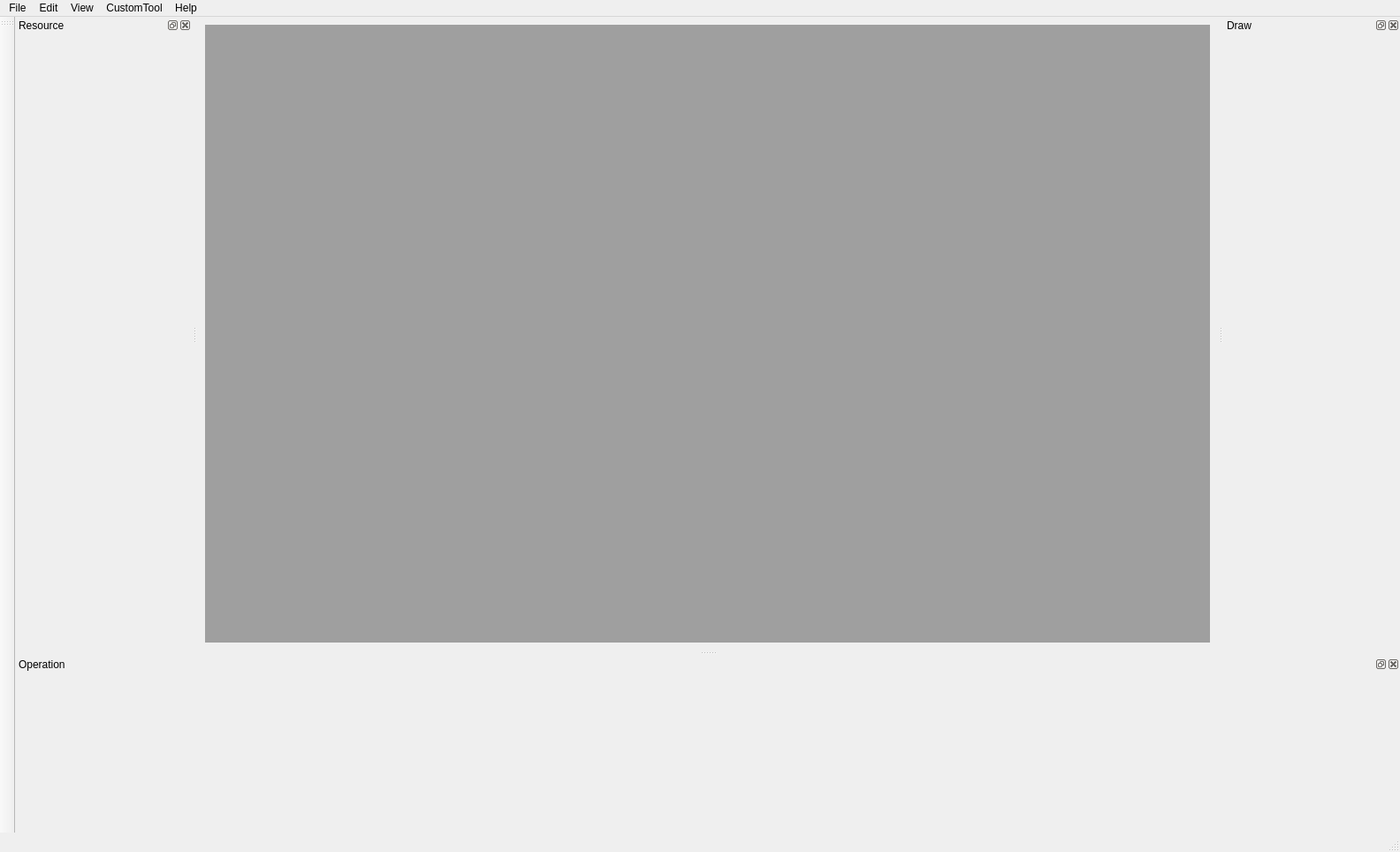
<?xml version="1.0" encoding="UTF-8"?>
<ui version="4.0">
 <class>MainWindow</class>
 <widget class="QMainWindow" name="MainWindow">
  <property name="geometry">
   <rect>
    <x>0</x>
    <y>0</y>
    <width>1584</width>
    <height>964</height>
   </rect>
  </property>
  <property name="windowTitle">
   <string>TOOL-X</string>
  </property>
  <property name="windowIcon">
   <iconset resource="../pictures.qrc">
    <normaloff>:/icons/resources/icons/排版版面.png</normaloff>:/icons/resources/icons/排版版面.png</iconset>
  </property>
  <property name="documentMode">
   <bool>false</bool>
  </property>
  <property name="tabShape">
   <enum>QTabWidget::Rounded</enum>
  </property>
  <widget class="QWidget" name="MainWidget">
   <layout class="QVBoxLayout" name="verticalLayout_4">
    <item>
     <widget class="QMdiArea" name="workspace"/>
    </item>
   </layout>
  </widget>
  <widget class="QMenuBar" name="menubar">
   <property name="geometry">
    <rect>
     <x>0</x>
     <y>0</y>
     <width>1584</width>
     <height>23</height>
    </rect>
   </property>
   <widget class="QMenu" name="menuFile">
    <property name="title">
     <string>File</string>
    </property>
    <widget class="QMenu" name="menuNew">
     <property name="title">
      <string>New</string>
     </property>
     <addaction name="actionNewText_File"/>
     <addaction name="actionNewCsv_Excel_File"/>
    </widget>
    <widget class="QMenu" name="menuOpen">
     <property name="title">
      <string>Open</string>
     </property>
     <addaction name="actionOpenText_File"/>
     <addaction name="actionOpenCsv_Excel_File"/>
    </widget>
    <addaction name="menuNew"/>
    <addaction name="menuOpen"/>
    <addaction name="actionOpen_Folder"/>
    <addaction name="actionClose"/>
   </widget>
   <widget class="QMenu" name="menuEdit">
    <property name="title">
     <string>Edit</string>
    </property>
    <addaction name="actionCut"/>
    <addaction name="actionCopy"/>
    <addaction name="actionPaste"/>
    <addaction name="actionUndo"/>
   </widget>
   <widget class="QMenu" name="menuView">
    <property name="title">
     <string>View</string>
    </property>
    <widget class="QMenu" name="menuOperation">
     <property name="title">
      <string>Operation</string>
     </property>
     <addaction name="actionNew_Terminal"/>
    </widget>
    <addaction name="actionResource"/>
    <addaction name="actionDraw"/>
    <addaction name="menuOperation"/>
   </widget>
   <widget class="QMenu" name="menuHelp">
    <property name="title">
     <string>Help</string>
    </property>
    <addaction name="actionAbout"/>
   </widget>
   <widget class="QMenu" name="menuCustomTool">
    <property name="title">
     <string>CustomTool</string>
    </property>
    <addaction name="actionMusicPlayer"/>
   </widget>
   <addaction name="menuFile"/>
   <addaction name="menuEdit"/>
   <addaction name="menuView"/>
   <addaction name="menuCustomTool"/>
   <addaction name="menuHelp"/>
  </widget>
  <widget class="QStatusBar" name="statusbar">
   <property name="locale">
    <locale language="Chinese" country="China"/>
   </property>
  </widget>
  <widget class="QDockWidget" name="dockWidget_Left">
   <property name="minimumSize">
    <size>
     <width>200</width>
     <height>238</height>
    </size>
   </property>
   <property name="floating">
    <bool>false</bool>
   </property>
   <property name="features">
    <set>QDockWidget::AllDockWidgetFeatures</set>
   </property>
   <property name="windowTitle">
    <string>Resource</string>
   </property>
   <attribute name="dockWidgetArea">
    <number>1</number>
   </attribute>
   <widget class="QWidget" name="dockWidget_Resource">
    <layout class="QVBoxLayout" name="verticalLayout_3"/>
   </widget>
  </widget>
  <widget class="QDockWidget" name="dockWidget_Bottom">
   <property name="minimumSize">
    <size>
     <width>145</width>
     <height>200</height>
    </size>
   </property>
   <property name="windowTitle">
    <string>Operation</string>
   </property>
   <attribute name="dockWidgetArea">
    <number>8</number>
   </attribute>
   <widget class="QWidget" name="dockWidget_Operation">
    <layout class="QVBoxLayout" name="verticalLayout_2"/>
   </widget>
  </widget>
  <widget class="QToolBar" name="toolBar">
   <property name="windowTitle">
    <string>toolBar</string>
   </property>
   <attribute name="toolBarArea">
    <enum>LeftToolBarArea</enum>
   </attribute>
   <attribute name="toolBarBreak">
    <bool>false</bool>
   </attribute>
  </widget>
  <widget class="QDockWidget" name="dockWidget_Draw">
   <property name="minimumSize">
    <size>
     <width>200</width>
     <height>165</height>
    </size>
   </property>
   <property name="windowTitle">
    <string>Draw</string>
   </property>
   <attribute name="dockWidgetArea">
    <number>2</number>
   </attribute>
   <widget class="QWidget" name="dockWidgetContents">
    <layout class="QVBoxLayout" name="verticalLayout"/>
   </widget>
  </widget>
  <action name="actionClose">
   <property name="text">
    <string>Close</string>
   </property>
   <property name="shortcut">
    <string>Ctrl+Q</string>
   </property>
  </action>
  <action name="actionCut">
   <property name="text">
    <string>Cut</string>
   </property>
   <property name="shortcut">
    <string>Ctrl+X</string>
   </property>
  </action>
  <action name="actionCopy">
   <property name="text">
    <string>Copy</string>
   </property>
   <property name="shortcut">
    <string>Ctrl+C</string>
   </property>
  </action>
  <action name="actionPaste">
   <property name="text">
    <string>Paste</string>
   </property>
   <property name="shortcut">
    <string>Ctrl+V</string>
   </property>
  </action>
  <action name="actionAbout">
   <property name="checkable">
    <bool>false</bool>
   </property>
   <property name="text">
    <string>About</string>
   </property>
  </action>
  <action name="actionResource">
   <property name="checkable">
    <bool>true</bool>
   </property>
   <property name="checked">
    <bool>true</bool>
   </property>
   <property name="text">
    <string>Resource</string>
   </property>
  </action>
  <action name="actionOpen_Folder">
   <property name="text">
    <string>Open Folder</string>
   </property>
   <property name="shortcut">
    <string>Ctrl+O</string>
   </property>
  </action>
  <action name="actionDraw">
   <property name="checkable">
    <bool>true</bool>
   </property>
   <property name="checked">
    <bool>true</bool>
   </property>
   <property name="text">
    <string>Draw</string>
   </property>
  </action>
  <action name="actionUndo">
   <property name="text">
    <string>Undo</string>
   </property>
   <property name="shortcut">
    <string>Ctrl+Z</string>
   </property>
  </action>
  <action name="actionOpenText_File">
   <property name="text">
    <string>Text File</string>
   </property>
  </action>
  <action name="actionOpenCsv_Excel_File">
   <property name="text">
    <string>Csv/Excel File</string>
   </property>
  </action>
  <action name="actionNewText_File">
   <property name="text">
    <string>Text File</string>
   </property>
  </action>
  <action name="actionNewCsv_Excel_File">
   <property name="text">
    <string>Csv/Excel File</string>
   </property>
  </action>
  <action name="actionNew_Terminal">
   <property name="text">
    <string>New Terminal</string>
   </property>
  </action>
  <action name="actionMusicPlayer">
   <property name="text">
    <string>MusicPlayer</string>
   </property>
  </action>
 </widget>
 <resources>
  <include location="../pictures.qrc"/>
 </resources>
 <connections>
  <connection>
   <sender>actionResource</sender>
   <signal>triggered(bool)</signal>
   <receiver>dockWidget_Left</receiver>
   <slot>setVisible(bool)</slot>
   <hints>
    <hint type="sourcelabel">
     <x>-1</x>
     <y>-1</y>
    </hint>
    <hint type="destinationlabel">
     <x>91</x>
     <y>426</y>
    </hint>
   </hints>
  </connection>
  <connection>
   <sender>dockWidget_Left</sender>
   <signal>visibilityChanged(bool)</signal>
   <receiver>actionResource</receiver>
   <slot>setChecked(bool)</slot>
   <hints>
    <hint type="sourcelabel">
     <x>111</x>
     <y>380</y>
    </hint>
    <hint type="destinationlabel">
     <x>-1</x>
     <y>-1</y>
    </hint>
   </hints>
  </connection>
  <connection>
   <sender>actionDraw</sender>
   <signal>toggled(bool)</signal>
   <receiver>dockWidget_Draw</receiver>
   <slot>setVisible(bool)</slot>
   <hints>
    <hint type="sourcelabel">
     <x>-1</x>
     <y>-1</y>
    </hint>
    <hint type="destinationlabel">
     <x>1483</x>
     <y>380</y>
    </hint>
   </hints>
  </connection>
  <connection>
   <sender>dockWidget_Draw</sender>
   <signal>visibilityChanged(bool)</signal>
   <receiver>actionDraw</receiver>
   <slot>setChecked(bool)</slot>
   <hints>
    <hint type="sourcelabel">
     <x>1483</x>
     <y>380</y>
    </hint>
    <hint type="destinationlabel">
     <x>-1</x>
     <y>-1</y>
    </hint>
   </hints>
  </connection>
 </connections>
</ui>
